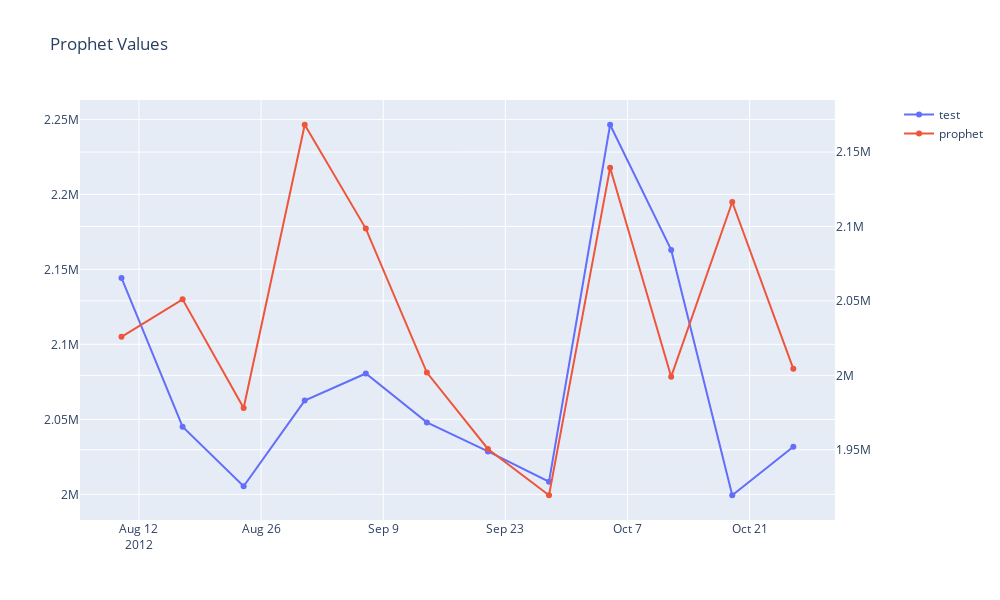

Notebook code for this chart:
### Code cell
fig = make_subplots(specs=[[{"secondary_y": True}]])

fig.add_trace(
    go.Scatter(x = x_test,y = y_test, name="test"),
    secondary_y=False
)

fig.add_trace(
    go.Scatter(x = x_pp ,y = y_pp, name="prophet"),
    secondary_y=True
)

fig.update_layout(
    title_text="Prophet Values",
    width = 1000, height = 600
)

fig.show()

### Figure 1 — Plotly figure (JSON) as saved in the notebook; plotly's stock layout.template omitted (floating-point values rounded to 4 significant figures)
{"data": [{"name": "test", "type": "scatter", "x": ["2012-08-10T00:00:00", "2012-08-17T00:00:00", "2012-08-24T00:00:00", "2012-08-31T00:00:00", "2012-09-07T00:00:00", "2012-09-14T00:00:00", "2012-09-21T00:00:00", "2012-09-28T00:00:00", "2012-10-05T00:00:00", "2012-10-12T00:00:00", "2012-10-19T00:00:00", "2012-10-26T00:00:00"], "xaxis": "x", "y": [2144000.0, 2045000.0, 2005000.0, 2062000.0, 2081000.0, 2048000.0, 2029000.0, 2008000.0, 2246000.0, 2163000.0, 1999000.0, 2032000.0], "yaxis": "y"}, {"name": "prophet", "type": "scatter", "x": ["2012-08-10T00:00:00", "2012-08-17T00:00:00", "2012-08-24T00:00:00", "2012-08-31T00:00:00", "2012-09-07T00:00:00", "2012-09-14T00:00:00", "2012-09-21T00:00:00", "2012-09-28T00:00:00", "2012-10-05T00:00:00", "2012-10-12T00:00:00", "2012-10-19T00:00:00", "2012-10-26T00:00:00"], "xaxis": "x", "y": [2026000.0, 2051000.0, 1978000.0, 2168000.0, 2099000.0, 2002000.0, 1951000.0, 1919000.0, 2139000.0, 1999000.0, 2116000.0, 2004000.0], "yaxis": "y2"}], "layout": {"height": 600, "title": {"text": "Prophet Values"}, "width": 1000, "xaxis": {"anchor": "y", "autorange": true, "domain": [0, 0.94], "range": ["2012-08-05 05:50:35.8793", "2012-10-30 18:09:24.1207"], "type": "date"}, "yaxis": {"anchor": "x", "autorange": true, "domain": [0, 1], "range": [1983000.0, 2263000.0], "type": "linear"}, "yaxis2": {"anchor": "x", "autorange": true, "overlaying": "y", "range": [1903000.0, 2185000.0], "side": "right", "type": "linear"}}}
